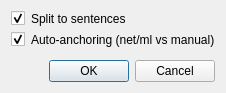
<?xml version="1.0" encoding="UTF-8"?>
<ui version="4.0">
 <class>Dialog</class>
 <widget class="QDialog" name="Dialog">
  <property name="geometry">
   <rect>
    <x>0</x>
    <y>0</y>
    <width>218</width>
    <height>93</height>
   </rect>
  </property>
  <property name="windowTitle">
   <string>Dialog</string>
  </property>
  <property name="toolTip">
   <string/>
  </property>
  <property name="toolTipDuration">
   <number>-1</number>
  </property>
  <property name="whatsThis">
   <string/>
  </property>
  <layout class="QVBoxLayout" name="verticalLayout">
   <item>
    <layout class="QFormLayout" name="formLayout">
     <item row="0" column="0">
      <widget class="QCheckBox" name="cb1_split_to_sents">
       <property name="text">
        <string/>
       </property>
       <property name="checked">
        <bool>true</bool>
       </property>
      </widget>
     </item>
     <item row="0" column="1">
      <widget class="QLabel" name="label">
       <property name="text">
        <string>Split to sentences</string>
       </property>
      </widget>
     </item>
     <item row="1" column="1">
      <widget class="QLabel" name="label_2">
       <property name="text">
        <string>Auto-anchoring (net/ml vs manual)</string>
       </property>
      </widget>
     </item>
     <item row="1" column="0">
      <widget class="QCheckBox" name="cb2_autoanchor">
       <property name="text">
        <string/>
       </property>
       <property name="checked">
        <bool>true</bool>
       </property>
      </widget>
     </item>
    </layout>
   </item>
   <item>
    <widget class="QDialogButtonBox" name="buttonBox">
     <property name="orientation">
      <enum>Qt::Horizontal</enum>
     </property>
     <property name="standardButtons">
      <set>QDialogButtonBox::Cancel|QDialogButtonBox::Ok</set>
     </property>
    </widget>
   </item>
  </layout>
 </widget>
 <resources/>
 <connections>
  <connection>
   <sender>buttonBox</sender>
   <signal>accepted()</signal>
   <receiver>Dialog</receiver>
   <slot>accept()</slot>
   <hints>
    <hint type="sourcelabel">
     <x>248</x>
     <y>254</y>
    </hint>
    <hint type="destinationlabel">
     <x>157</x>
     <y>274</y>
    </hint>
   </hints>
  </connection>
  <connection>
   <sender>buttonBox</sender>
   <signal>rejected()</signal>
   <receiver>Dialog</receiver>
   <slot>reject()</slot>
   <hints>
    <hint type="sourcelabel">
     <x>316</x>
     <y>260</y>
    </hint>
    <hint type="destinationlabel">
     <x>286</x>
     <y>274</y>
    </hint>
   </hints>
  </connection>
 </connections>
</ui>
